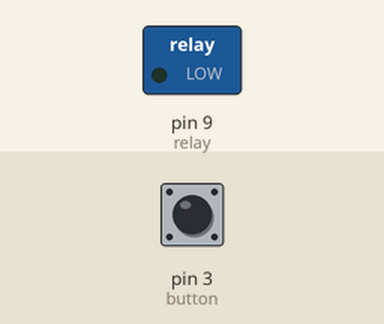
Recording of a sketch running on a simulated Arduino Uno, built with avr-gcc and run on an emulated ATmega328P. Shown: switched loads named in the sketch (green lamp = pin HIGH). The inputs (shaded band) are chosen by the test bench; at power-on: pin 3 (button) LOW. What the sketch prints to the serial monitor is not drawn.

Above: at 1.2 s.
1.3 s: pin 3 (button) pulled HIGH for 0.15 s
At 2.1 s:
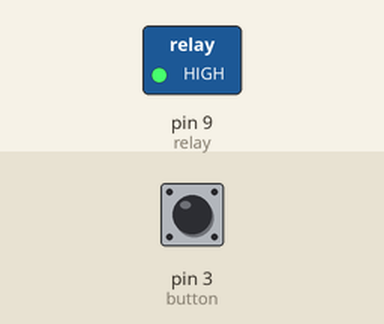
3.8 s: pin 3 (button) pulled HIGH for 3.2 s
At 8.3 s:
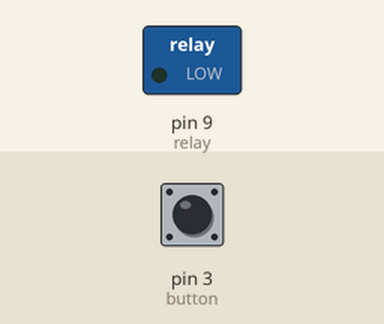
Timing chart, 0 to 9.8 s (numbered marks = the images above; inputs shaded):
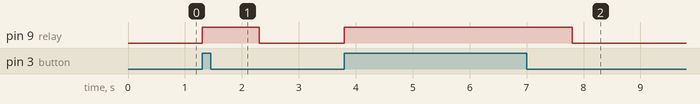

The sketch:

pumpkin_bomb.ino
```cpp
int relay = 9;
int button = 3;
int val ;

void setup() {
  pinMode(relay, OUTPUT);
  pinMode(button, INPUT);
  Serial.begin(9600);
}

void loop(){
   Serial.println(val);
  val = digitalRead(button);
  if (val == HIGH) {
    digitalWrite(relay, HIGH);
    delay(1000);

  } else {
    digitalWrite(relay, LOW);
  }
}
```

Measured:
- after the input at 1.3 s, pin 9 (relay): LOW → HIGH at once, → LOW 1.0 s later
- after the input at 3.8 s, pin 9 (relay): LOW → HIGH at once, → LOW 4.0 s later
